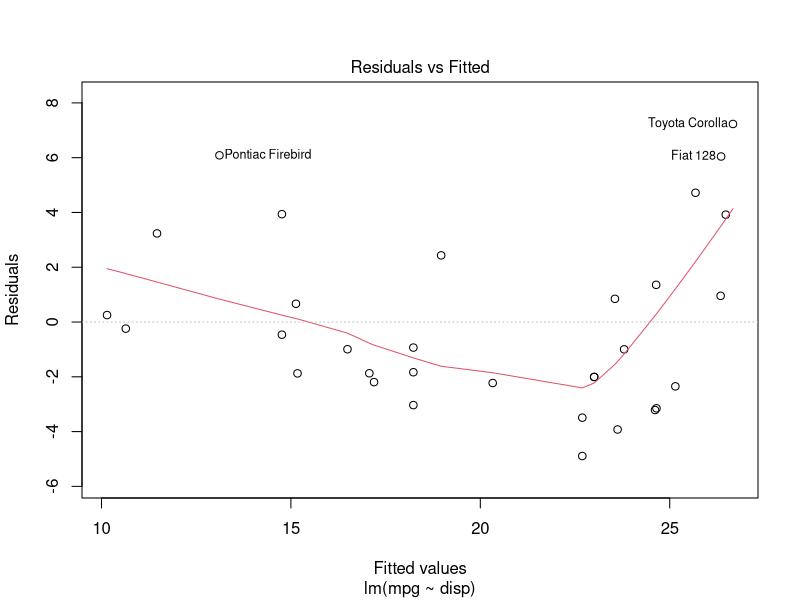
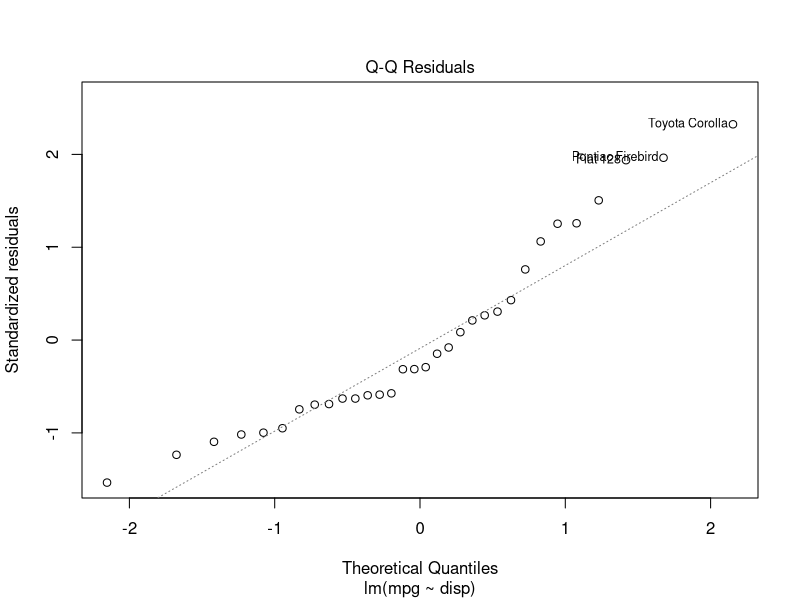
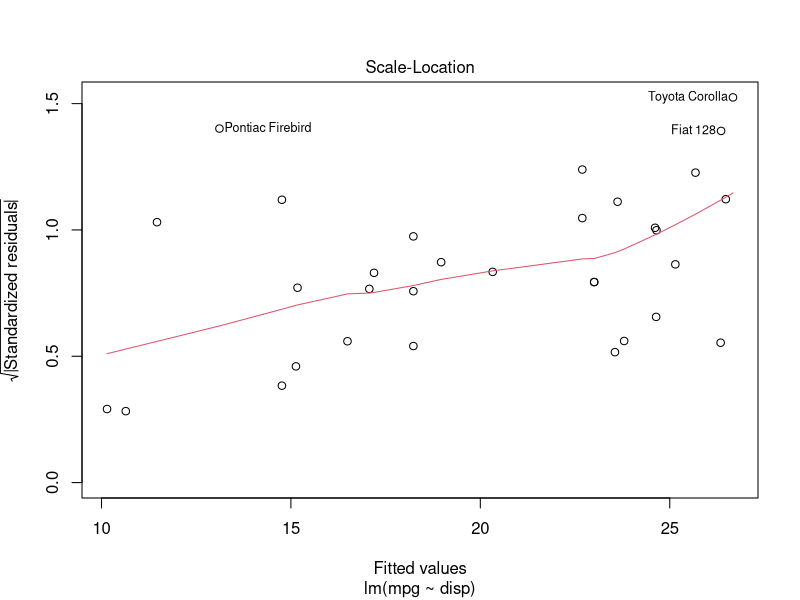
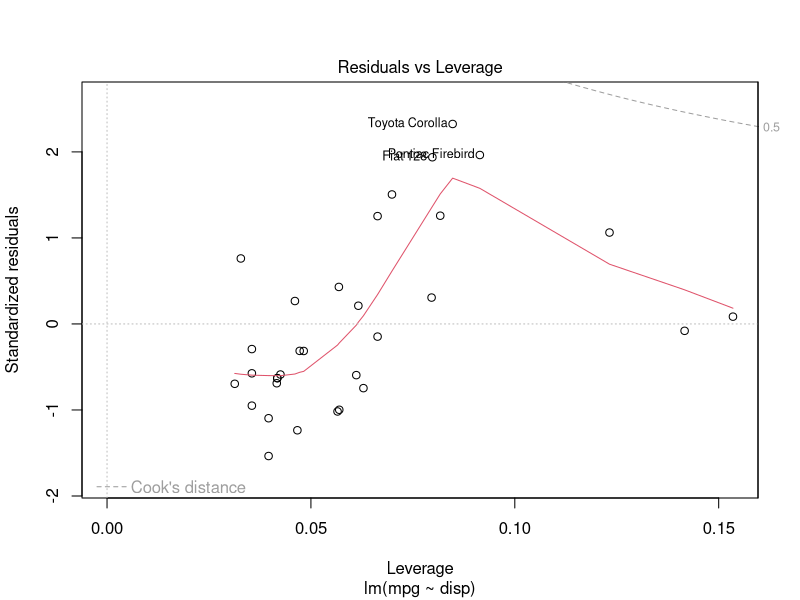
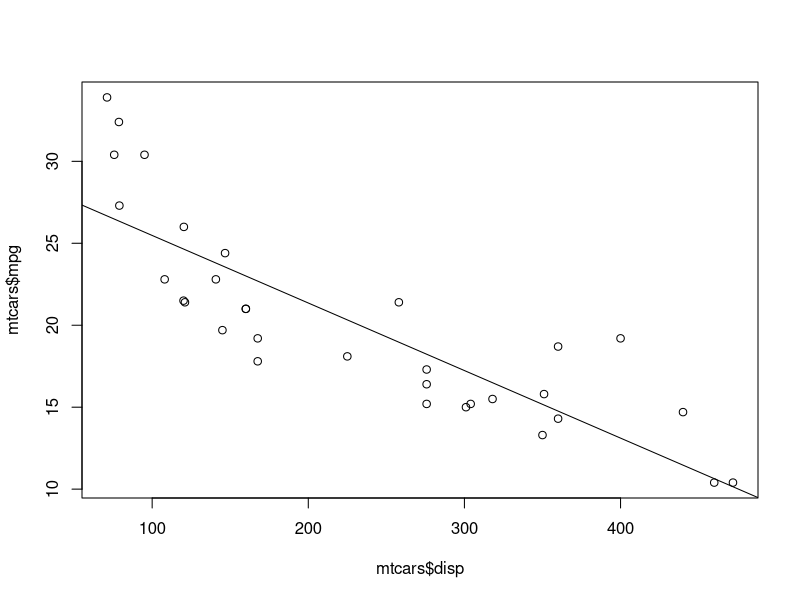
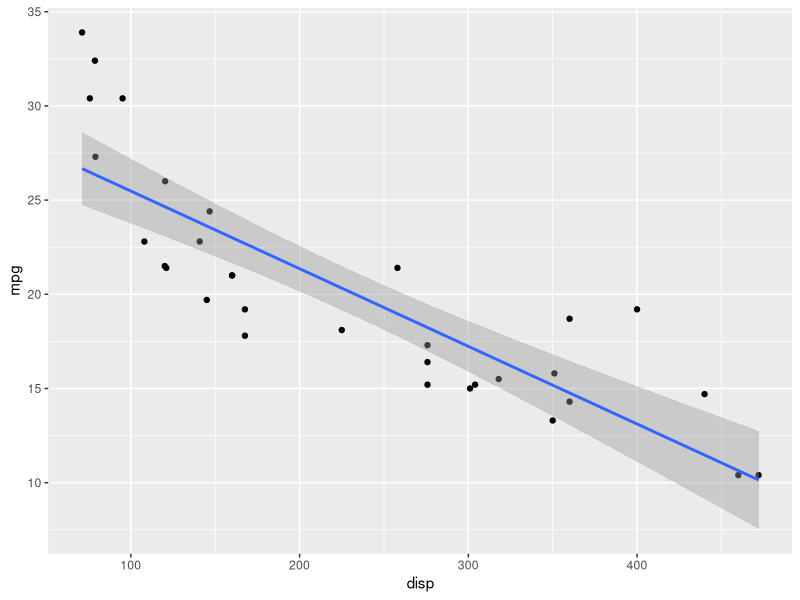

Source code (R) for these figures, in order:
## ---- chunk 1
knitr::opts_chunk$set(echo = TRUE)
## ---- chunk 2
formulas <- list(
  mpg ~ disp,
  mpg ~ I(1/disp),
  mpg ~ disp + wt,
  mpg ~ I(1/disp) + wt
)
## ---- chunk 3
fit <- lm(mpg ~ disp, data = mtcars)
## ---- chunk 4
summary(fit)
## ---- chunk 5
class(fit)
str(fit, max.level = 1)
plot(fit)
## ---- chunk 6
plot(x = mtcars$disp, y = mtcars$mpg)
#sequence for plotting the model fit
x <- seq(from = 50, to = 500, by = 0.5)
#predictions come from the generic predict() function (we'll cover all this in topic 3!)
preds <- predict(fit, newdata = data.frame(disp = x))
lines(x = x, y = preds)

library(tidyverse)
ggplot(mtcars, aes(x = disp, y = mpg)) + 
  geom_point() + 
  geom_smooth(method = "lm")
## ---- chunk 7
#use a for loop to fit our models
seq_along(formulas)
for (i in 1:length(formulas)){
  lm(formulas[[i]], data = mtcars) %>%
    summary() %>%
    print()
}

#to save the output of the lm() fits, we can initialize a list
fit_list <- list()
for (i in 1:length(formulas)){
  fit_list[[i]] <- lm(formulas[[i]], data = mtcars) 
}
## ---- chunk 8
#use lapply instead
fit_objects <- lapply(X = formulas, FUN = lm, data = mtcars)
fit_objects[[1]]
str(fit_objects, max.level = 1)
## ---- chunk 9
#useful stats to get out
fit
sum_fit <- summary(fit)
class(summary(fit))
str(sum_fit)
#pull out coefficients
sum_fit$coefficients
str(sum_fit$coefficients)
dimnames(sum_fit$coefficients)[[1]]
#pull out adjusted r squared
sum_fit$adj.r.squared
## ---- chunk 10
fit_objects <- lapply(X = formulas, FUN = function(x){
  fit <- lm(x, data = mtcars)
  sum_fit <- summary(fit)
  coefs <- sum_fit$coefficients
  adj_r_sq <- sum_fit$adj.r.squared
  list(fit = fit, coefs = coefs, adj_r_sq = adj_r_sq)
})

str(fit_objects[[1]], max.level = 1)
## ---- chunk 11
fit_objects <- lapply(X = formulas, 
                      FUN = function(x, my_data){
                        fit <- lm(x, data = my_data)
                        sum_fit <- summary(fit)
                        coefs <- sum_fit$coefficients
                        adj_r_sq <- sum_fit$adj.r.squared
                        list(fit = fit, coefs = coefs, adj_r_sq = adj_r_sq)
                      }, 
                      my_data = mtcars)
## ---- chunk 12
custom_fun <- function(x, my_data){
                        fit <- lm(x, data = my_data)
                        sum_fit <- summary(fit)
                        coefs <- sum_fit$coefficients
                        adj_r_sq <- sum_fit$adj.r.squared
                        list(fit = fit, coefs = coefs, adj_r_sq = adj_r_sq)
                      }

fit_objects <- lapply(X = formulas, 
                      FUN = custom_fun, 
                      my_data = mtcars)
## ---- chunk 13
#create a matrix of predictors (similar to a data frame)
predictors <- mtcars[, -1]
#use apply to apply a custom function to each column of the data frame
slr_fits <- apply(X = predictors, MARGIN = 2, FUN = function(x1){
  lm(mtcars$mpg ~ x1)
})
